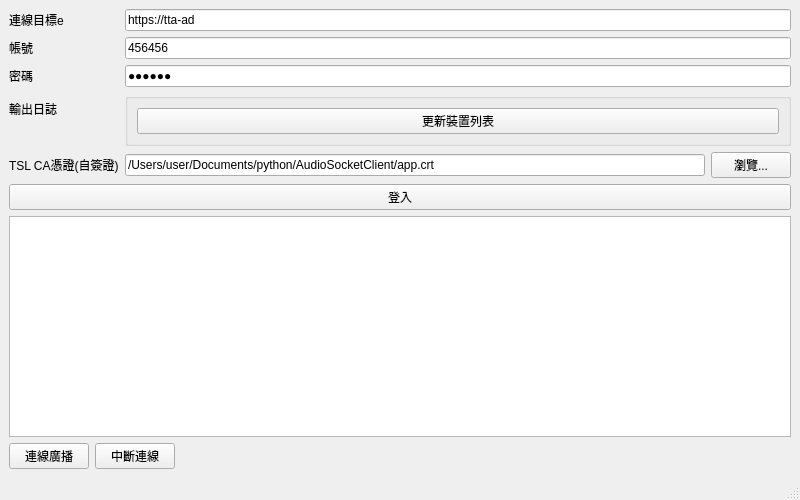
<?xml version="1.0" encoding="UTF-8"?>
<ui version="4.0">
 <class>MainWindow</class>
 <widget class="QMainWindow" name="MainWindow">
  <property name="windowTitle">
   <string>廣播配置系統 - 台東航空站</string>
  </property>
  <property name="geometry">
   <rect><x>0</x><y>0</y><width>800</width><height>500</height></rect>
  </property>
  <widget class="QWidget" name="centralwidget">
   <layout class="QVBoxLayout" name="verticalLayout_root">
    <item>
     <layout class="QFormLayout" name="formLayout">
      <item row="0" column="0"><widget class="QLabel" name="label_app_base"><property name="text"><string>連線目標e</string></property></widget></item>
      <item row="0" column="1"><widget class="QLineEdit" name="in_app_base">
        <property name="placeholderText"><string>https://tta-ad</string></property>
        <property name="text"><string>https://tta-ad</string></property>
      </widget></item>

      <item row="1" column="0"><widget class="QLabel" name="label_username"><property name="text"><string>帳號</string></property></widget></item>
      <item row="1" column="1"><widget class="QLineEdit" name="in_username">
        <property name="placeholderText"><string>username</string></property>
        <property name="text"><string>456456</string></property>
      </widget></item>

      <item row="2" column="0"><widget class="QLabel" name="label_password"><property name="text"><string>密碼</string></property></widget></item>
      <item row="2" column="1"><widget class="QLineEdit" name="in_password">
        <property name="placeholderText"><string>password</string></property>
        <property name="echoMode"><enum>QLineEdit::Password</enum></property>
        <property name="text"><string>456456</string></property>
      </widget></item>
      <item row="5" column="0" colspan="2">
        <widget class="QPushButton" name="btn_login">
          <property name="text">
            <string>登入</string>
          </property>
        </widget>
      </item>

        <item row="3" column="0">
          <widget class="QLabel" name="label_output_mapping">
            <property name="text">
              <string>輸出日誌</string>
            </property>
          </widget>
        </item>
        <item row="3" column="1">
          <widget class="QGroupBox" name="group_output_mapping">
            <property name="title">
              <string/>
            </property>
            <layout class="QHBoxLayout" name="hbox_output_mapping">
              <item>
                <layout class="QVBoxLayout" name="output_mapping_layout"/>
              </item>
              <item>
                <widget class="QPushButton" name="btn_reload_output_mapping">
                  <property name="text">
                    <string>更新裝置列表</string>
                  </property>
                </widget>
              </item>
            </layout>
          </widget>
        </item>

      <item row="4" column="0"><widget class="QLabel" name="label_cafile"><property name="text"><string>TSL CA憑證(自簽證)</string></property></widget></item>
      <item row="4" column="1">
        <layout class="QHBoxLayout" name="hbox_cafile">
          <item><widget class="QLineEdit" name="in_cafile">
            <property name="placeholderText"><string>選擇憑證位置</string></property>
            <property name="text"><string>/Users/user/Documents/python/AudioSocketClient/app.crt</string></property>
          </widget></item>
          <item><widget class="QPushButton" name="btn_browse">
            <property name="text"><string>瀏覽...</string></property>
          </widget></item>
        </layout>
      </item>
     </layout>
    </item>

    <item><widget class="QPlainTextEdit" name="log">
      <property name="readOnly"><bool>true</bool></property>
    </widget></item>

    <item>
     <layout class="QHBoxLayout" name="hbox_buttons">
      <item><widget class="QPushButton" name="btn_start"><property name="text"><string>連線廣播</string></property></widget></item>
      <item><widget class="QPushButton" name="btn_stop"><property name="text"><string>中斷連線</string></property></widget></item>
      <item><spacer name="spacer_buttons"><property name="orientation"><enum>Qt::Horizontal</enum></property>
        <property name="sizeHint" stdset="0"><size><width>40</width><height>20</height></size></property>
      </spacer></item>
     </layout>
    </item>
   </layout>
  </widget>
  <widget class="QMenuBar" name="menubar"/>
  <widget class="QStatusBar" name="statusbar"/>
 </widget>
 <resources/>
 <connections/>
</ui>
